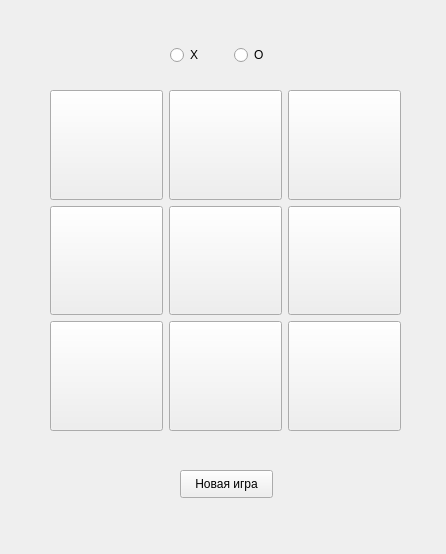
<?xml version="1.0" encoding="UTF-8"?>
<ui version="4.0">
 <class>Widget</class>
 <widget class="QWidget" name="Widget">
 <property name="geometry">
   <rect>
    <x>0</x>
    <y>0</y>
    <width>446</width>
    <height>554</height>
   </rect>
  </property>
  <property name="windowTitle">
   <string>Dialog</string>
  </property>
  <widget class="QWidget" name="gridLayoutWidget">
   <property name="geometry">
    <rect>
     <x>50</x>
     <y>90</y>
     <width>351</width>
     <height>341</height>
    </rect>
   </property>
   <layout class="QGridLayout" name="button_grid">
    <item row="2" column="4">
     <widget class="QPushButton" name="pushButton_4">
      <property name="sizePolicy">
       <sizepolicy hsizetype="Ignored" vsizetype="Ignored">
        <horstretch>0</horstretch>
        <verstretch>0</verstretch>
       </sizepolicy>
      </property>
      <property name="text">
       <string/>
      </property>
     </widget>
    </item>
    <item row="2" column="5">
     <widget class="QPushButton" name="pushButton_7">
      <property name="sizePolicy">
       <sizepolicy hsizetype="Ignored" vsizetype="Ignored">
        <horstretch>0</horstretch>
        <verstretch>0</verstretch>
       </sizepolicy>
      </property>
      <property name="text">
       <string/>
      </property>
     </widget>
    </item>
    <item row="3" column="2">
     <widget class="QPushButton" name="pushButton_2">
      <property name="sizePolicy">
       <sizepolicy hsizetype="Ignored" vsizetype="Ignored">
        <horstretch>0</horstretch>
        <verstretch>0</verstretch>
       </sizepolicy>
      </property>
      <property name="text">
       <string/>
      </property>
     </widget>
    </item>
    <item row="3" column="5">
     <widget class="QPushButton" name="pushButton_8">
      <property name="sizePolicy">
       <sizepolicy hsizetype="Ignored" vsizetype="Ignored">
        <horstretch>0</horstretch>
        <verstretch>0</verstretch>
       </sizepolicy>
      </property>
      <property name="text">
       <string/>
      </property>
     </widget>
    </item>
    <item row="2" column="2">
     <widget class="QPushButton" name="pushButton_1">
      <property name="sizePolicy">
       <sizepolicy hsizetype="Ignored" vsizetype="Ignored">
        <horstretch>0</horstretch>
        <verstretch>0</verstretch>
       </sizepolicy>
      </property>
      <property name="text">
       <string/>
      </property>
     </widget>
    </item>
    <item row="3" column="4">
     <widget class="QPushButton" name="pushButton_5">
      <property name="sizePolicy">
       <sizepolicy hsizetype="Ignored" vsizetype="Ignored">
        <horstretch>0</horstretch>
        <verstretch>0</verstretch>
       </sizepolicy>
      </property>
      <property name="text">
       <string/>
      </property>
     </widget>
    </item>
    <item row="4" column="4">
     <widget class="QPushButton" name="pushButton_6">
      <property name="sizePolicy">
       <sizepolicy hsizetype="Ignored" vsizetype="Ignored">
        <horstretch>0</horstretch>
        <verstretch>0</verstretch>
       </sizepolicy>
      </property>
      <property name="text">
       <string/>
      </property>
     </widget>
    </item>
    <item row="4" column="5">
     <widget class="QPushButton" name="pushButton_9">
      <property name="sizePolicy">
       <sizepolicy hsizetype="Ignored" vsizetype="Ignored">
        <horstretch>0</horstretch>
        <verstretch>0</verstretch>
       </sizepolicy>
      </property>
      <property name="text">
       <string/>
      </property>
     </widget>
    </item>
    <item row="4" column="2">
     <widget class="QPushButton" name="pushButton_3">
      <property name="sizePolicy">
       <sizepolicy hsizetype="Ignored" vsizetype="Ignored">
        <horstretch>0</horstretch>
        <verstretch>0</verstretch>
       </sizepolicy>
      </property>
      <property name="text">
       <string/>
      </property>
     </widget>
    </item>
   </layout>
  </widget>
  <widget class="QWidget" name="horizontalLayoutWidget">
   <property name="geometry">
    <rect>
     <x>170</x>
     <y>30</y>
     <width>121</width>
     <height>51</height>
    </rect>
   </property>
   <layout class="QHBoxLayout" name="horizontalLayout">
    <item>
     <widget class="QRadioButton" name="x_radio">
      <property name="text">
       <string>X</string>
      </property>
     </widget>
    </item>
    <item>
     <widget class="QRadioButton" name="o_radio">
      <property name="text">
       <string>O</string>
      </property>
     </widget>
    </item>
   </layout>
  </widget>
  <widget class="QPushButton" name="new_game_button">
   <property name="geometry">
    <rect>
     <x>180</x>
     <y>470</y>
     <width>93</width>
     <height>28</height>
    </rect>
   </property>
   <property name="text">
    <string>Новая игра</string>
   </property>
  </widget>
  <widget class="QLabel" name="result">
   <property name="geometry">
    <rect>
     <x>130</x>
     <y>440</y>
     <width>201</width>
     <height>21</height>
    </rect>
   </property>
   <property name="text">
    <string/>
   </property>
   <property name="alignment">
    <set>Qt::AlignCenter</set>
   </property>
  </widget>
 </widget>
 <resources/>
 <connections/>
</ui>
